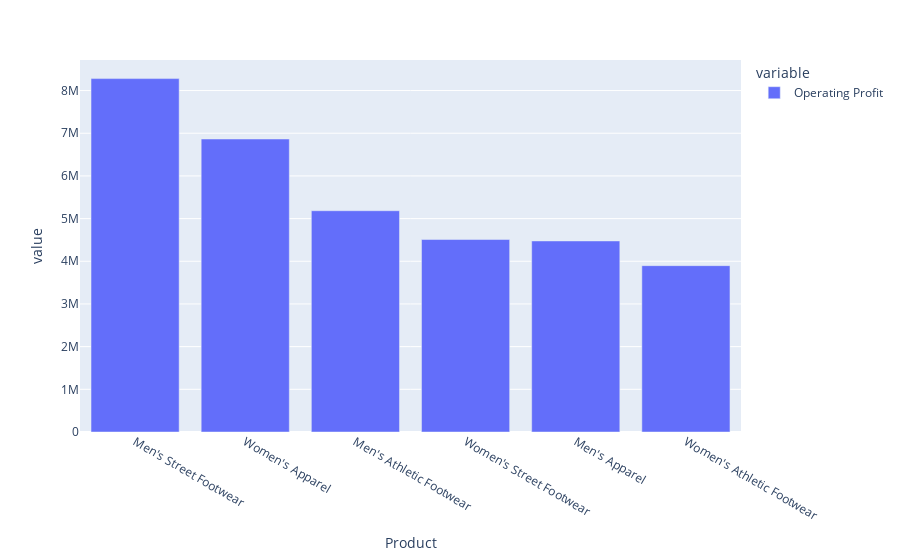

Notebook cell for this chart:
### Code cell
px.bar(
    df[["Operating Profit", "Product"]]
    .pivot_table(index="Product", aggfunc="sum")
    .sort_values(by="Operating Profit", ascending=False)
)

### Figure 1 — Plotly figure (JSON) as saved in the notebook; plotly's stock layout.template omitted (floating-point values rounded to 4 significant figures)
{"data": [{"alignmentgroup": "True", "hovertemplate": "variable=Operating Profit<br>Product=%{x}<br>value=%{y}<extra></extra>", "legendgroup": "Operating Profit", "marker": {"color": "#636efa", "pattern": {"shape": ""}}, "name": "Operating Profit", "offsetgroup": "Operating Profit", "orientation": "v", "showlegend": true, "textposition": "auto", "type": "bar", "x": ["Men's Street Footwear", "Women's Apparel", "Men's Athletic Footwear", "Women's Street Footwear", "Men's Apparel", "Women's Athletic Footwear"], "xaxis": "x", "y": [8280294, 6865150, 5184747, 4509653, 4476382, 3897640], "yaxis": "y"}], "layout": {"barmode": "relative", "legend": {"title": {"text": "variable"}, "tracegroupgap": 0}, "margin": {"t": 60}, "xaxis": {"anchor": "y", "domain": [0, 1], "title": {"text": "Product"}}, "yaxis": {"anchor": "x", "domain": [0, 1], "title": {"text": "value"}}}}
